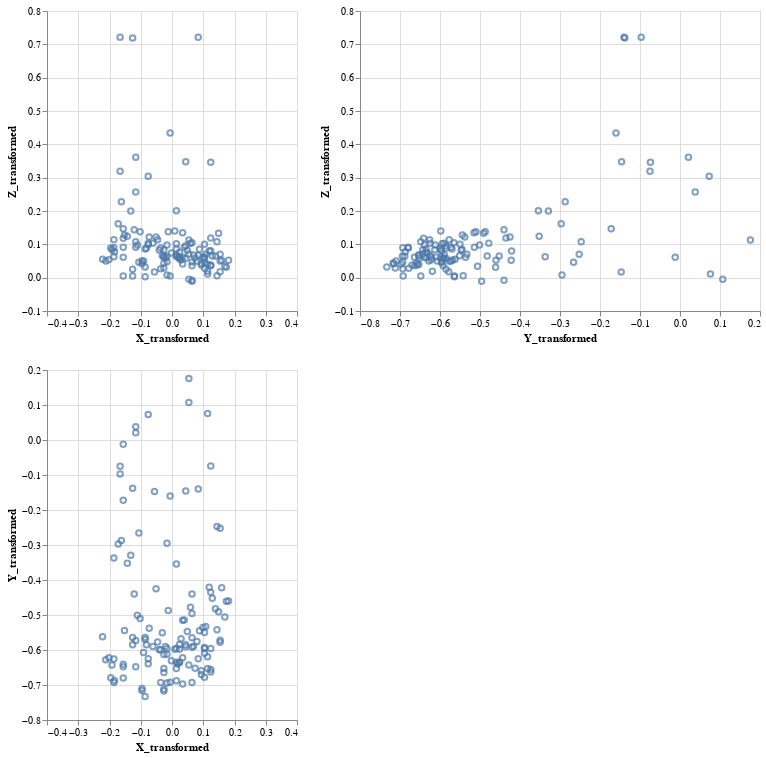

Notebook code cell kept with this figure:
### Code cell
vertex_point_new = (xz_point_new | yz_point_new) & xy_point_new
vertex_point_new

### Figure 1 — Vega specification as saved in the notebook (floating-point values rounded to 4 significant figures; data arrays with more than 128 entries replaced by an {"elided": "..."} marker saying what was removed)
{"$schema": "https://vega.github.io/schema/vega/v5.json", "data": [{"name": "source_0"}, {"name": "data_0", "values": {"elided": "130 records"}}, {"name": "data_1", "values": {"elided": "130 records"}}, {"name": "data_2", "values": {"elided": "130 records"}}], "signals": [{"name": "concat_0_height", "value": 300}, {"name": "concat_0_concat_0_width", "value": 250}, {"name": "concat_0_concat_1_width", "value": 400}, {"name": "concat_1_width", "value": 250}, {"name": "concat_1_height", "value": 350}], "marks": [{"type": "group", "name": "concat_0_group", "marks": [{"type": "group", "name": "concat_0_concat_0_group", "encode": {"update": {"width": {"signal": "concat_0_concat_0_width"}, "height": {"signal": "concat_0_height"}}}, "marks": [{"type": "symbol", "name": "concat_0_concat_0_marks", "from": {"data": "data_0"}, "encode": {"update": {"fill": {"value": "transparent"}, "stroke": {"value": "#4c78a8"}, "x": {"field": "X_transformed", "scale": "concat_0_concat_0_x"}, "y": {"field": "Z_transformed", "scale": "concat_0_concat_0_y"}, "opacity": {"value": 0.7}}}, "style": ["point"]}], "axes": [{"scale": "concat_0_concat_0_x", "grid": true, "orient": "bottom", "tickCount": {"signal": "ceil(concat_0_concat_0_width/40)"}, "ticks": false, "domain": false, "maxExtent": 0, "minExtent": 0, "zindex": 0, "labels": false, "aria": false, "gridScale": "concat_0_concat_0_y"}, {"scale": "concat_0_concat_0_y", "gridScale": "concat_0_concat_0_x", "maxExtent": 0, "zindex": 0, "aria": false, "minExtent": 0, "domain": false, "ticks": false, "orient": "left", "grid": true, "tickCount": {"signal": "ceil(concat_0_height/40)"}, "labels": false}, {"scale": "concat_0_concat_0_x", "tickCount": {"signal": "ceil(concat_0_concat_0_width/40)"}, "zindex": 0, "title": "X_transformed", "grid": false, "labelFlush": true, "labelOverlap": true, "orient": "bottom"}, {"scale": "concat_0_concat_0_y", "orient": "left", "zindex": 0, "labelOverlap": true, "title": "Z_transformed", "tickCount": {"signal": "ceil(concat_0_height/40)"}, "grid": false}], "style": "cell"}, {"type": "group", "name": "concat_0_concat_1_group", "encode": {"update": {"height": {"signal": "concat_0_height"}, "width": {"signal": "concat_0_concat_1_width"}}}, "marks": [{"type": "symbol", "name": "concat_0_concat_1_marks", "from": {"data": "data_1"}, "encode": {"update": {"stroke": {"value": "#4c78a8"}, "opacity": {"value": 0.7}, "fill": {"value": "transparent"}, "x": {"field": "Y_transformed", "scale": "concat_0_concat_1_x"}, "y": {"field": "Z_transformed", "scale": "concat_0_concat_1_y"}}}, "style": ["point"]}], "axes": [{"scale": "concat_0_concat_1_x", "gridScale": "concat_0_concat_1_y", "grid": true, "orient": "bottom", "domain": false, "maxExtent": 0, "ticks": false, "zindex": 0, "labels": false, "minExtent": 0, "tickCount": {"signal": "ceil(concat_0_concat_1_width/40)"}, "aria": false}, {"scale": "concat_0_concat_1_y", "domain": false, "maxExtent": 0, "ticks": false, "labels": false, "aria": false, "zindex": 0, "orient": "left", "gridScale": "concat_0_concat_1_x", "tickCount": {"signal": "ceil(concat_0_height/40)"}, "grid": true, "minExtent": 0}, {"scale": "concat_0_concat_1_x", "zindex": 0, "orient": "bottom", "grid": false, "title": "Y_transformed", "labelFlush": true, "tickCount": {"signal": "ceil(concat_0_concat_1_width/40)"}, "labelOverlap": true}, {"scale": "concat_0_concat_1_y", "labelOverlap": true, "grid": false, "zindex": 0, "orient": "left", "tickCount": {"signal": "ceil(concat_0_height/40)"}, "title": "Z_transformed"}], "style": "cell"}], "layout": {"padding": 20, "bounds": "full", "align": "each"}}, {"type": "group", "name": "concat_1_group", "encode": {"update": {"width": {"signal": "concat_1_width"}, "height": {"signal": "concat_1_height"}}}, "marks": [{"type": "symbol", "name": "concat_1_marks", "from": {"data": "data_2"}, "encode": {"update": {"stroke": {"value": "#4c78a8"}, "x": {"field": "X_transformed", "scale": "concat_1_x"}, "y": {"field": "Y_transformed", "scale": "concat_1_y"}, "opacity": {"value": 0.7}, "fill": {"value": "transparent"}}}, "style": ["point"]}], "axes": [{"scale": "concat_1_x", "gridScale": "concat_1_y", "grid": true, "labels": false, "aria": false, "orient": "bottom", "domain": false, "ticks": false, "maxExtent": 0, "minExtent": 0, "tickCount": {"signal": "ceil(concat_1_width/40)"}, "zindex": 0}, {"scale": "concat_1_y", "zindex": 0, "orient": "left", "labels": false, "domain": false, "aria": false, "gridScale": "concat_1_x", "tickCount": {"signal": "ceil(concat_1_height/40)"}, "maxExtent": 0, "minExtent": 0, "grid": true, "ticks": false}, {"scale": "concat_1_x", "orient": "bottom", "grid": false, "title": "X_transformed", "labelFlush": true, "tickCount": {"signal": "ceil(concat_1_width/40)"}, "labelOverlap": true, "zindex": 0}, {"scale": "concat_1_y", "grid": false, "labelOverlap": true, "orient": "left", "tickCount": {"signal": "ceil(concat_1_height/40)"}, "title": "Y_transformed", "zindex": 0}], "style": "cell"}], "scales": [{"name": "concat_0_concat_0_x", "type": "linear", "domain": [-0.4, 0.4], "range": [0, {"signal": "concat_0_concat_0_width"}], "zero": true}, {"name": "concat_0_concat_0_y", "type": "linear", "domain": [-0.1, 0.8], "range": [{"signal": "concat_0_height"}, 0], "zero": true}, {"name": "concat_0_concat_1_x", "type": "linear", "domain": [-0.8, 0.2], "range": [0, {"signal": "concat_0_concat_1_width"}], "zero": true}, {"name": "concat_0_concat_1_y", "type": "linear", "domain": [-0.1, 0.8], "range": [{"signal": "concat_0_height"}, 0], "zero": true}, {"name": "concat_1_x", "type": "linear", "domain": [-0.4, 0.4], "range": [0, {"signal": "concat_1_width"}], "zero": true}, {"name": "concat_1_y", "type": "linear", "domain": [-0.8, 0.2], "range": [{"signal": "concat_1_height"}, 0], "zero": true}], "layout": {"padding": 20, "columns": 1, "bounds": "full", "align": "each"}, "padding": 5, "background": "white"}
